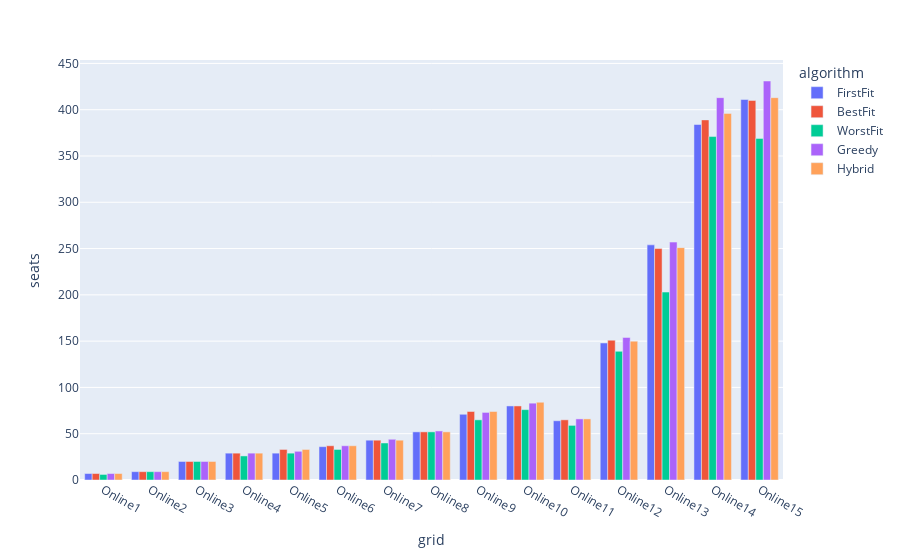

The code cell stored with this chart in its notebook:
### Markdown cell above
### Best performance of each algorithm per grid:

### Code cell
df_sim_max = df_sim.groupby(['grid']).max().reset_index().melt(id_vars='grid', value_name='seats', var_name='algorithm').set_index('grid').loc[grid_order].reset_index()
px.bar(df_sim_max, x='grid', color='algorithm', y='seats', barmode='group').show()

### Figure 1 — Plotly figure (JSON) as saved in the notebook; plotly's stock layout.template omitted (floating-point values rounded to 4 significant figures)
{"data": [{"alignmentgroup": "True", "hovertemplate": "algorithm=FirstFit<br>grid=%{x}<br>seats=%{y}<extra></extra>", "legendgroup": "FirstFit", "marker": {"color": "#636efa"}, "name": "FirstFit", "offsetgroup": "FirstFit", "orientation": "v", "showlegend": true, "textposition": "auto", "type": "bar", "x": ["Online1", "Online2", "Online3", "Online4", "Online5", "Online6", "Online7", "Online8", "Online9", "Online10", "Online11", "Online12", "Online13", "Online14", "Online15"], "xaxis": "x", "y": [7, 9, 20, 29, 29, 36, 43, 52, 71, 80, 64, 148, 254, 384, 411], "yaxis": "y"}, {"alignmentgroup": "True", "hovertemplate": "algorithm=BestFit<br>grid=%{x}<br>seats=%{y}<extra></extra>", "legendgroup": "BestFit", "marker": {"color": "#EF553B"}, "name": "BestFit", "offsetgroup": "BestFit", "orientation": "v", "showlegend": true, "textposition": "auto", "type": "bar", "x": ["Online1", "Online2", "Online3", "Online4", "Online5", "Online6", "Online7", "Online8", "Online9", "Online10", "Online11", "Online12", "Online13", "Online14", "Online15"], "xaxis": "x", "y": [7, 9, 20, 29, 33, 37, 43, 52, 74, 80, 65, 151, 250, 389, 410], "yaxis": "y"}, {"alignmentgroup": "True", "hovertemplate": "algorithm=WorstFit<br>grid=%{x}<br>seats=%{y}<extra></extra>", "legendgroup": "WorstFit", "marker": {"color": "#00cc96"}, "name": "WorstFit", "offsetgroup": "WorstFit", "orientation": "v", "showlegend": true, "textposition": "auto", "type": "bar", "x": ["Online1", "Online2", "Online3", "Online4", "Online5", "Online6", "Online7", "Online8", "Online9", "Online10", "Online11", "Online12", "Online13", "Online14", "Online15"], "xaxis": "x", "y": [6, 9, 20, 26, 29, 33, 40, 52, 65, 76, 59, 139, 203, 371, 369], "yaxis": "y"}, {"alignmentgroup": "True", "hovertemplate": "algorithm=Greedy<br>grid=%{x}<br>seats=%{y}<extra></extra>", "legendgroup": "Greedy", "marker": {"color": "#ab63fa"}, "name": "Greedy", "offsetgroup": "Greedy", "orientation": "v", "showlegend": true, "textposition": "auto", "type": "bar", "x": ["Online1", "Online2", "Online3", "Online4", "Online5", "Online6", "Online7", "Online8", "Online9", "Online10", "Online11", "Online12", "Online13", "Online14", "Online15"], "xaxis": "x", "y": [7, 9, 20, 29, 31, 37, 44, 53, 73, 83, 66, 154, 257, 413, 431], "yaxis": "y"}, {"alignmentgroup": "True", "hovertemplate": "algorithm=Hybrid<br>grid=%{x}<br>seats=%{y}<extra></extra>", "legendgroup": "Hybrid", "marker": {"color": "#FFA15A"}, "name": "Hybrid", "offsetgroup": "Hybrid", "orientation": "v", "showlegend": true, "textposition": "auto", "type": "bar", "x": ["Online1", "Online2", "Online3", "Online4", "Online5", "Online6", "Online7", "Online8", "Online9", "Online10", "Online11", "Online12", "Online13", "Online14", "Online15"], "xaxis": "x", "y": [7, 9, 20, 29, 33, 37, 43, 52, 74, 84, 66, 150, 251, 396, 413], "yaxis": "y"}], "layout": {"barmode": "group", "legend": {"title": {"text": "algorithm"}, "tracegroupgap": 0}, "margin": {"t": 60}, "xaxis": {"anchor": "y", "domain": [0, 1], "title": {"text": "grid"}}, "yaxis": {"anchor": "x", "domain": [0, 1], "title": {"text": "seats"}}}}
